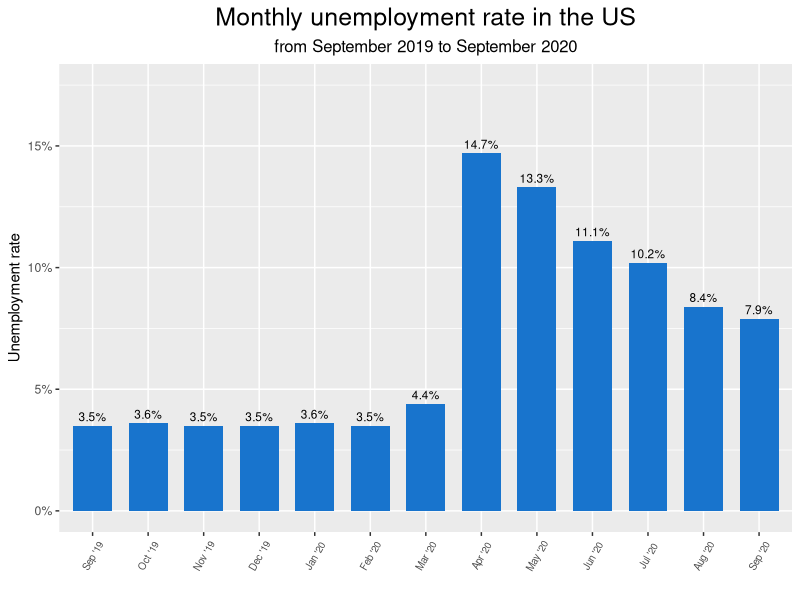

Reproduce this figure in R.
## ---- chunk 1
knitr::opts_chunk$set(echo = TRUE)
library(ggplot2)
## ---- chunk 2
data <- data.frame(
  Month = c("Sep '19", "Oct '19", "Nov '19", "Dec '19", 
        "Jan '20", "Feb '20", "Mar '20", "Apr '20", 
        "May '20", "Jun '20", "Jul '20", "Aug '20", "Sep '20"), 
  UnemploymentRate = c(3.5, 3.6, 3.5, 3.5, 3.6, 3.5, 
        4.4, 14.7, 13.3, 11.1, 10.2, 8.4, 7.9 )
)
data$Month <- factor(data$Month, levels = data$Month)
## ---- chunk 3
ggplot(data, aes(x = Month, y = UnemploymentRate)) +
  geom_bar(stat="identity", fill = "dodgerblue3", width=0.7) + 
  geom_text(aes(label=paste(UnemploymentRate, "%", sep = "")), vjust=-0.5, size = 3) + 
  ylab("Unemployment rate") + 
  xlab("") + 
  labs(title = "Monthly unemployment rate in the US", 
       subtitle = "from September 2019 to September 2020") +  
  scale_y_continuous(limits = c(0, 17.5), 
                     breaks = seq(0, 15, 5), 
                     labels = paste(seq(0, 15, 5), "%", sep = "")) + 
  theme(axis.text.x = element_text(angle = 60, vjust = 0.5, size = 7),
        plot.title = element_text(size = 18, hjust = 0.5), 
        plot.subtitle = element_text(size = 12, hjust = 0.5))
